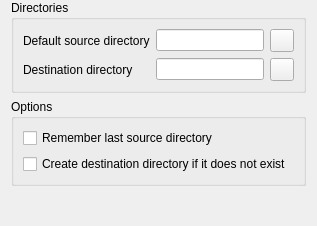
<?xml version="1.0" encoding="UTF-8"?>
<ui version="4.0">
 <class>FileTransferConfigurationPage</class>
 <widget class="QWidget" name="FileTransferConfigurationPage">
  <property name="windowTitle">
   <string>File transfer</string>
  </property>
  <property name="windowIcon">
   <iconset resource="filetransfer.qrc">
    <normaloff>:/filetransfer/document-share.png</normaloff>:/filetransfer/document-share.png</iconset>
  </property>
  <layout class="QVBoxLayout" name="verticalLayout">
   <property name="topMargin">
    <number>0</number>
   </property>
   <property name="bottomMargin">
    <number>0</number>
   </property>
   <item>
    <widget class="QGroupBox" name="groupBox">
     <property name="title">
      <string>Directories</string>
     </property>
     <layout class="QGridLayout" name="gridLayout">
      <item row="1" column="0">
       <widget class="QLabel" name="label">
        <property name="text">
         <string>Destination directory</string>
        </property>
       </widget>
      </item>
      <item row="0" column="1">
       <widget class="QLineEdit" name="fileTransferDefaultSourceDirectory"/>
      </item>
      <item row="1" column="2">
       <widget class="QToolButton" name="browseDestinationDirectory">
        <property name="icon">
         <iconset resource="../../core/resources/core.qrc">
          <normaloff>:/core/document-open.png</normaloff>:/core/document-open.png</iconset>
        </property>
       </widget>
      </item>
      <item row="0" column="2">
       <widget class="QToolButton" name="browseDefaultSourceDirectory">
        <property name="icon">
         <iconset resource="../../core/resources/core.qrc">
          <normaloff>:/core/document-open.png</normaloff>:/core/document-open.png</iconset>
        </property>
       </widget>
      </item>
      <item row="1" column="1">
       <widget class="QLineEdit" name="fileTransferDestinationDirectory"/>
      </item>
      <item row="0" column="0">
       <widget class="QLabel" name="label_2">
        <property name="text">
         <string>Default source directory</string>
        </property>
       </widget>
      </item>
     </layout>
    </widget>
   </item>
   <item>
    <widget class="QGroupBox" name="groupBox_2">
     <property name="title">
      <string>Options</string>
     </property>
     <layout class="QVBoxLayout" name="verticalLayout_2">
      <item>
       <widget class="QCheckBox" name="rememberLastFileTransferSourceDirectory">
        <property name="text">
         <string>Remember last source directory</string>
        </property>
       </widget>
      </item>
      <item>
       <widget class="QCheckBox" name="fileTransferCreateDestinationDirectory">
        <property name="text">
         <string>Create destination directory if it does not exist</string>
        </property>
       </widget>
      </item>
     </layout>
    </widget>
   </item>
   <item>
    <spacer name="verticalSpacer">
     <property name="orientation">
      <enum>Qt::Vertical</enum>
     </property>
     <property name="sizeHint" stdset="0">
      <size>
       <width>20</width>
       <height>40</height>
      </size>
     </property>
    </spacer>
   </item>
  </layout>
 </widget>
 <resources>
  <include location="../../core/resources/core.qrc"/>
  <include location="filetransfer.qrc"/>
 </resources>
 <connections/>
</ui>
